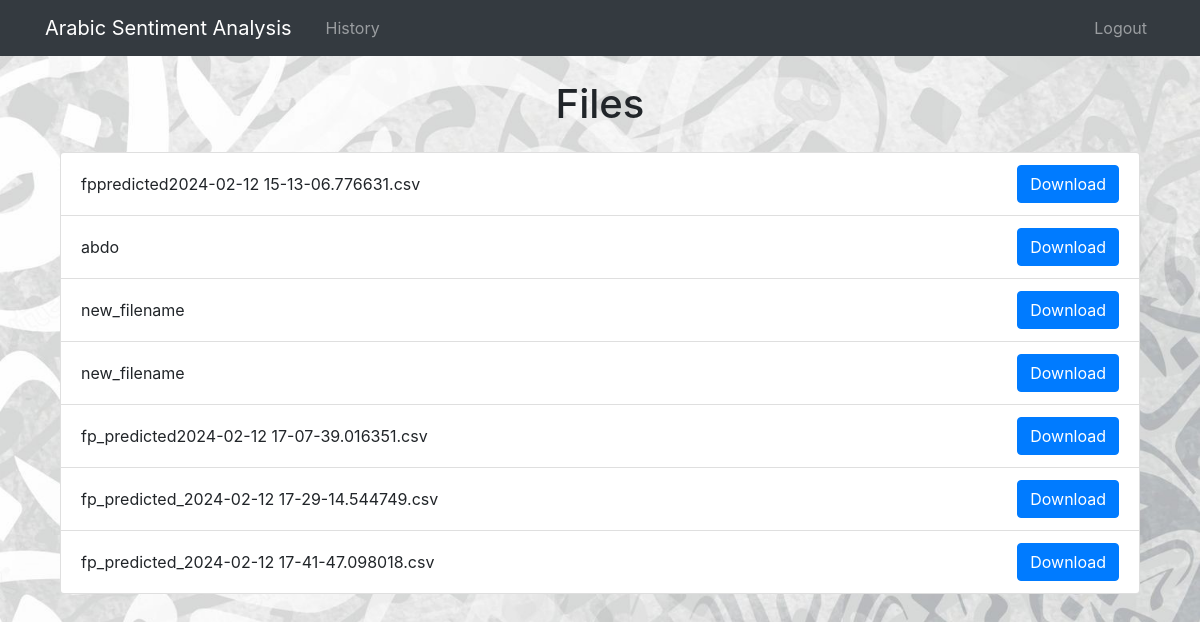
The page /History (signed in) on the database its author committed.
### website/models.py (models this page shows)
class  File(db.Model):
    id = db.Column(db.Integer, primary_key=True)
    file_name = db.Column(db.String(10000))
    user_id = db.Column(db.Integer, db.ForeignKey('user.id'))

### website/views.py (the view)
@views.route('/History')
def History():
        user_files = File.query.filter_by(user_id=current_user.id).all()
        return render_template('history.html', user_files=user_files, user=current_user)

### website/__init__.py (called while the page is built)
def create_app():
    app = Flask(__name__, static_folder='static')
    app.config['SECRET_KEY'] = 'hjshjhdjah kjshkjdhjs'
    app.config['SQLALCHEMY_DATABASE_URI'] = f'sqlite:///{DB_NAME}'
    db.init_app(app)
    from .views import views
    from .auth import auth
    app.register_blueprint(views, url_prefix='/')
    app.register_blueprint(auth, url_prefix='/')
    from .models import User, File
    with app.app_context():
        db.create_all()
    login_manager = LoginManager()
    login_manager.login_view = 'auth.login'
    login_manager.init_app(app)
    @login_manager.user_loader
    def load_user(id):
        return User.query.get(int(id))
    return app

### website/templates/History.html (shortened to what this page needs)
{% extends "base.html" %}
{% block content %}
<div class="container">
    <h1 class="text-center mt-4 mb-4">Files</h1>
    <ul class="list-group">
        {% for file in user.files %}
        <li class="list-group-item d-flex justify-content-between align-items-center">
            <span>{{ file.file_name }}</span>
            <a href="{{ url_for('views.download', filename=file.filename) }}" class="btn btn-primary">Download</a>
        </li>
        {% endfor %}
    </ul>
</div>
{% endblock %}

### website/templates/base.html (shortened to what this page needs)
<!DOCTYPE html>
<html>
<head>
    <link rel="stylesheet" href="https://stackpath.bootstrapcdn.com/bootstrap/4.4.1/css/bootstrap.min.css" />
    <link rel="stylesheet" href="https://stackpath.bootstrapcdn.com/font-awesome/4.7.0/css/font-awesome.min.css" />
</head>
<body>
    <nav class="navbar navbar-expand-lg navbar-dark bg-dark">
        <div class="container">
            <a class="navbar-brand" href="/">Arabic Sentiment Analysis</a>
            <div class="navbar-nav ml-auto">
                {% if user.is_authenticated %}
                <a class="nav-item nav-link" id="History" href="/History">History</a>
                {% endif %}
            </div>
            <div class="collapse navbar-collapse" id="navbar">
                <div class="navbar-nav ml-auto">
                    {% if user.is_authenticated %}
                    <a class="nav-item nav-link" id="logout" href="/logout">Logout</a>
                    {% endif %}
                </div>
            </div>
        </div>
    </nav>
    <div class="container">{% block content %} {% endblock %}</div>
</body>
</html>

### website/templates/base.html (style rules this page uses)
body { background-image: url('/static/ArabicBack.jpg'); background-size: cover; background-repeat: no-repeat; background-position: center; }
.navbar-brand { color: #fff; }
.navbar-nav.ml-auto { margin-left: auto; }
.navbar-nav a.nav-link { color: #fff; margin-left: 10px; }

### rows shown on the page
File: file_name "fppredicted2024-02-12 15-13-06.776631.csv"
File: file_name "abdo"
File: file_name "new_filename"
File: file_name "new_filename"
File: file_name "fp_predicted2024-02-12 17-07-39.016351.csv"
File: file_name "fp_predicted_2024-02-12 17-29-14.544749.csv"
File: file_name "fp_predicted_2024-02-12 17-41-47.098018.csv"
